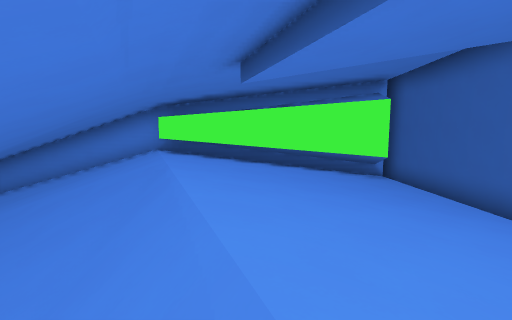
view 1 (above)

12 first-person views from a walk through a 3-D level made in the Godot game engine. The camera is 1.4 m above the floor, tilts 6° down and sees 90° across. The floor is counted in squares, 2 m on a side. Each view is taken from the middle of a square. On the plan, view 1 faces up. The plan holds only what a view shows up to about 9 squares ahead; the rest is blank. The place goes on beyond the plan.

view 2
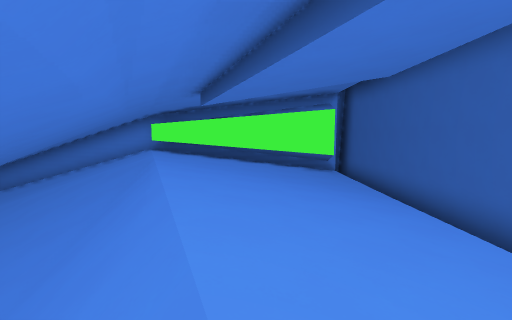

view 3
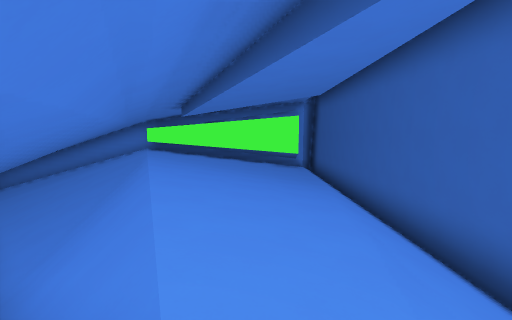

view 4
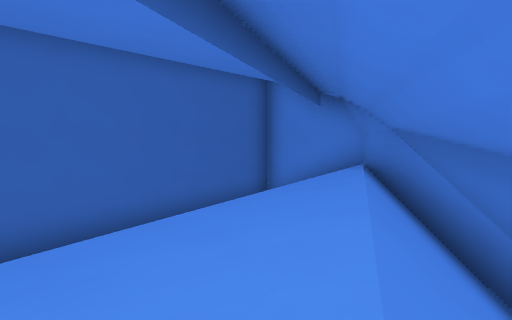

view 5
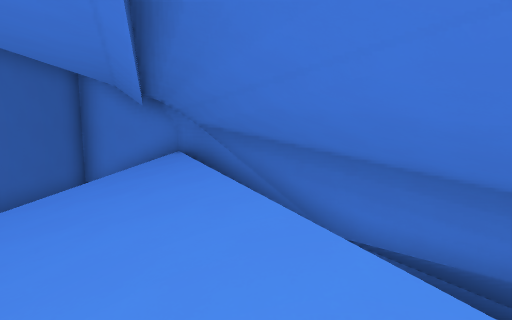

view 6
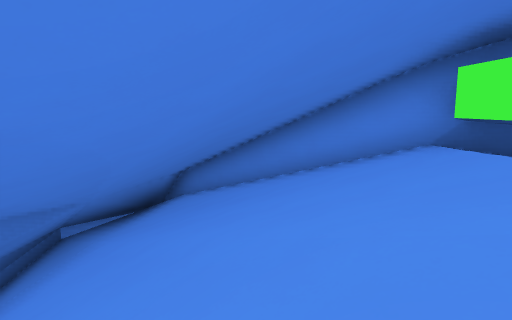

view 7
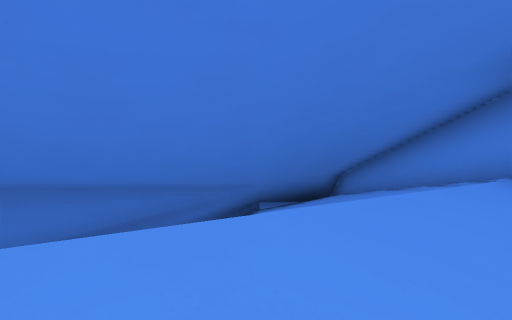

view 8
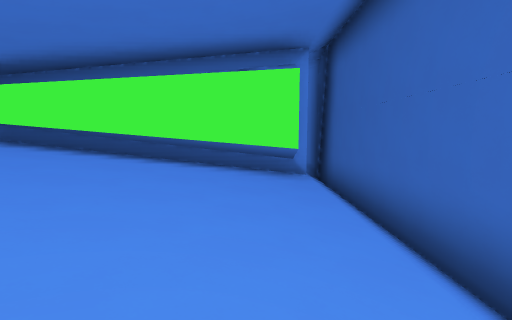

view 9
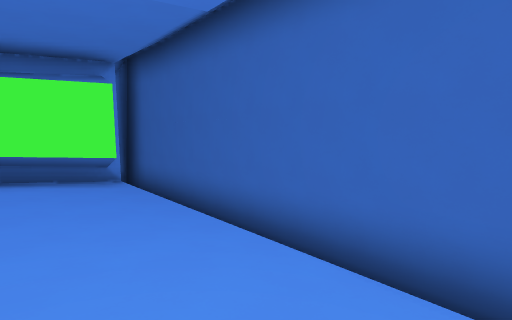

view 10
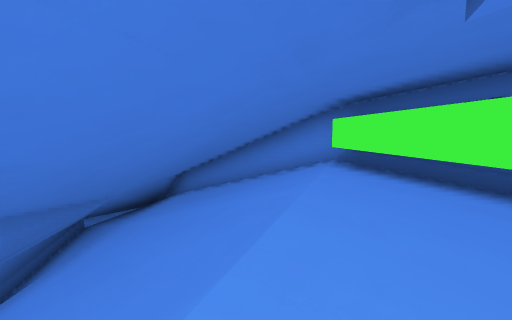

view 11
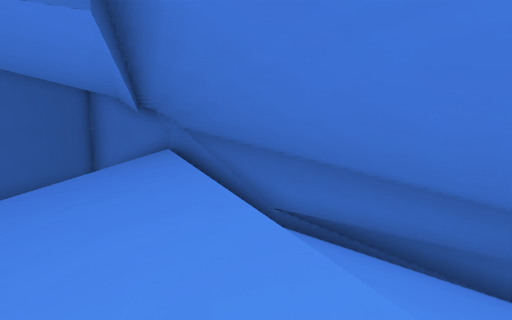

view 12
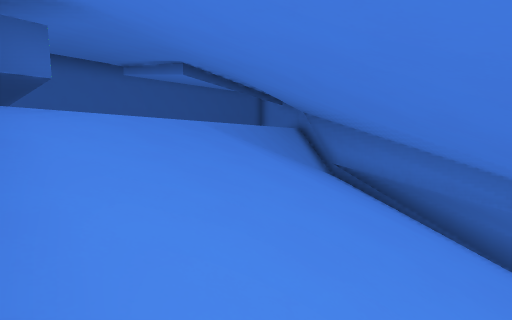

### Floor plan
Key: @ floor where view 1 was taken; # wall or solid block; . main floor; : floor 0.25 m higher than the main floor; - floor 0.25 m lower than the main floor; + floor 0.5 m higher than the main floor; _ floor 0.5 m lower than the main floor; * floor 0.75 m higher than the main floor; % floor 1 m higher than the main floor; < floor 1 m lower than the main floor; ( floor 2 m lower than the main floor; / step, stairs or slope; = window, fence, low wall or low ledge; ^ raised ledge.
Columns run from 11 left of view 1 to 6 right of it. Each row starts with its distance up from view 1.
 11                ###
 10                #(#
  9                #/#
  8  ########==^^##^/#
  7  #///////###^-_</#
  6 ^^#//////%*:.-_</#
  5 ^ ^#//////*+.-_</#
  4    ^//////*+.-_</#
  3     ^//////+:._//#
  2      #/////*+.-//#
  1       #/////+:.//#
  0        ##//@*+.//#
 -1         ##//%+://#
 -2          =#//*///#
 -3           ##/*/ /#
 -4            ##/  /#
 -5             ######

Positions as (right, up) in squares from view 1, and headings:
1: (0, 0), facing up
2: (1, -2), facing up
3: (2, -4), facing up
4: (0, 1), facing down-right
5: (0, 3), facing down
6: (-2, 3), facing up-left
7: (0, 4), facing left
8: (3, 2), facing up
9: (2, 1), facing up-right
10: (0, 2), facing up-left
11: (-1, 5), facing down
12: (-6, 7), facing down-right
